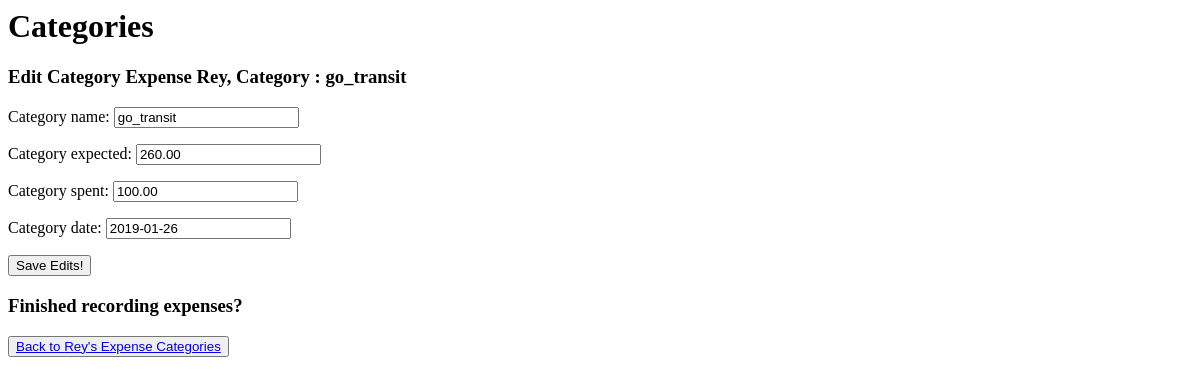
The app's page /categories/1/editCategory/2/, older data.
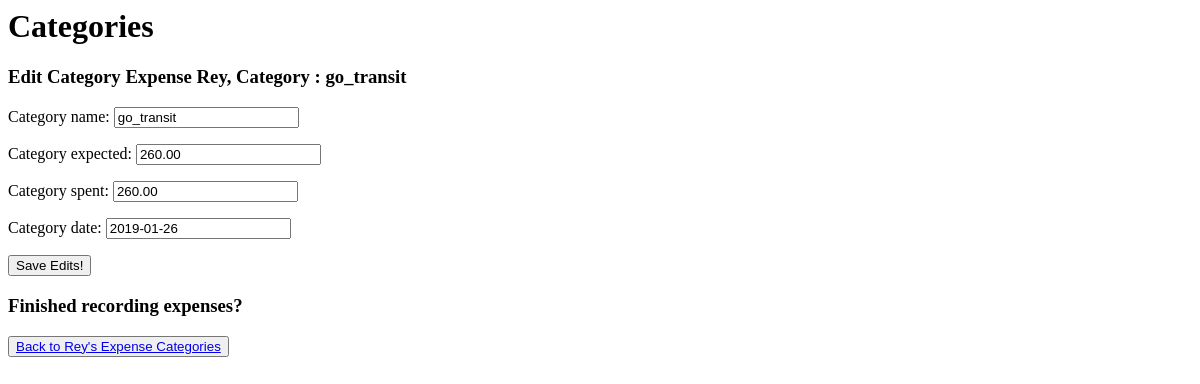
The same page, newer data.
### categories/models.py (models this page shows, shortened)
class Category(models.Model):
    category_person = models.ForeignKey(People, on_delete=models.CASCADE)
    category_name = models.CharField(max_length=200)
    category_expected = models.DecimalField(max_digits=8,decimal_places=2)
    category_spent = models.DecimalField(max_digits=8,decimal_places=2,default=0)
    category_date = models.DateField(default=datetime.datetime.now)

### categories/views.py (the view, shortened to what this page needs)
# urls.py: path("<int:person_id>/editCategory/<int:category_id>/",views.editCategory,name="edit_category"),
def editCategory(request,person_id,category_id):
    person = get_object_or_404(People, id=person_id)
    category = get_object_or_404(Category, id=category_id)
    my_instance = category
    form = CategoryAddForm(request.POST or None,instance=my_instance,hide_condition=True)
    today = datetime.datetime.today()
    context = {
        'person':person,
        'category':category,
        'form':form,
        'month':today.month,
        'year':today.year
    }
    return render(request,"categories/edit_category.html",context)

### categories/forms.py
class CategoryAddForm(forms.ModelForm):
    class Meta:
        model= Category
        fields = [
            'category_person',
            'category_name',
            'category_expected',
            'category_spent',
            'category_date'
        ]
    def __init__(self,*args,**kwargs):
        hide_condition = kwargs.pop('hide_condition',None)
        super(CategoryAddForm, self).__init__(*args, **kwargs)
        if hide_condition:
            self.fields["category_person"].widget = HiddenInput()

### categories/templates/categories/edit_category.html (shortened to what this page needs)
<h1>Categories</h1>
<h3>Edit Category Expense {{person.person_name}}, Category : {{category.category_name}}</h3>
<form method=POST action="">
    {{form.as_p}}
    <input type="submit" value = "Save Edits!" >
</form>
<h3>Finished recording expenses?</h3>
<button><a href="{% url 'categories:person_category_index' person_id=person.id month=month year=year %}" >Back to {{person.person_name}}'s Expense Categories</a></button>

Row changes from the older to the newer data that the page shows:
changed Category "go_transit": category_spent "100.00" → "260.00"
